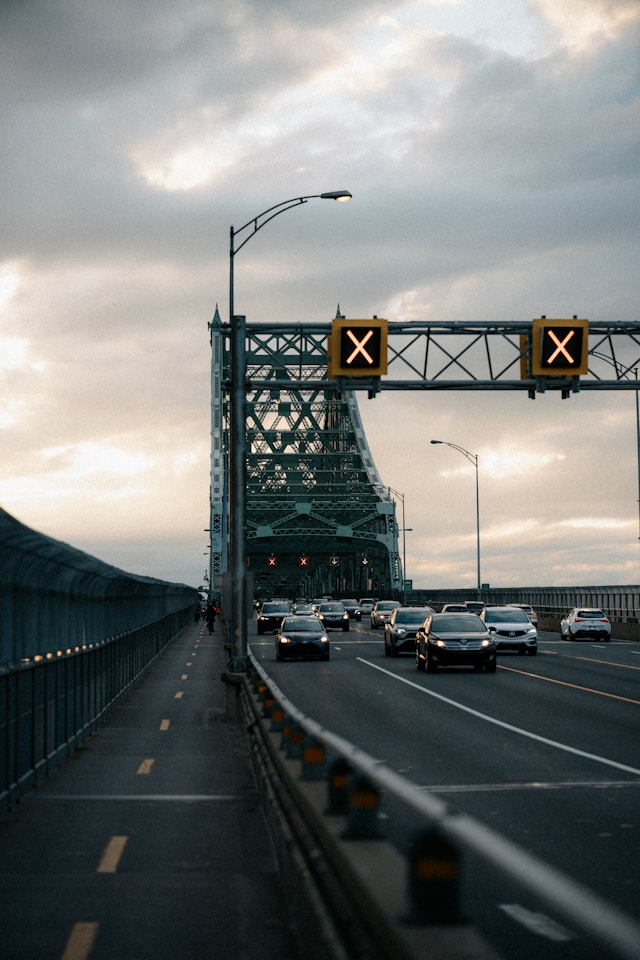
#> input picture datasets/visible/sample1_vis.jpg, 640 x 960 px; its folder holds only this picture in this run
$ python make_infrared.py
#> lines starting #> are read from the running program, lines starting #| are printed output that depends on the picture
import cv2
import os

# Input aur output folders ke path
visible_folder = "../datasets/visible"
infrared_folder = "../datasets/infrared"

os.makedirs(infrared_folder, exist_ok=True)

for filename in os.listdir(visible_folder):
    if filename.lower().endswith((".jpg", ".png", ".jpeg")):
        img_path = os.path.join(visible_folder, filename)
        img = cv2.imread(img_path)
#> img is the input picture: shape (960, 640, 3); mean B, G, R 119.1, 120.3, 116.8

        if img is None:
            print(f"Image not loaded: {filename}")
            continue

        # Step 1: Convert to grayscale (IR-like)
        gray = cv2.cvtColor(img, cv2.COLOR_BGR2GRAY)

        # Step 2: Contrast enhancement
        gray = cv2.equalizeHist(gray)
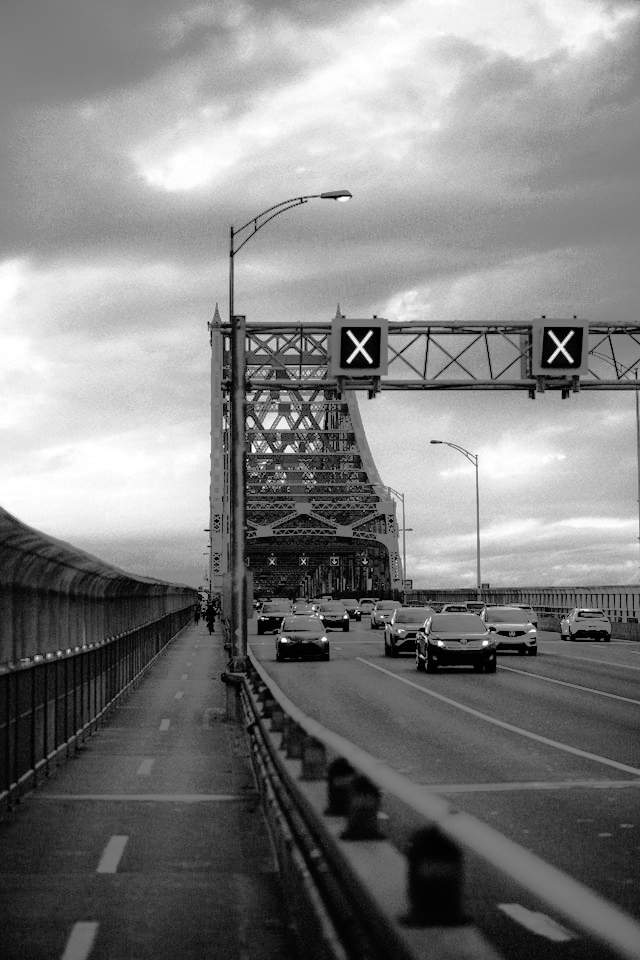
#> gray: shape (960, 640); min 0, max 255, mean 128.1

        # Step 3: Invert colors (white-hot effect)
        ir_like = cv2.bitwise_not(gray)
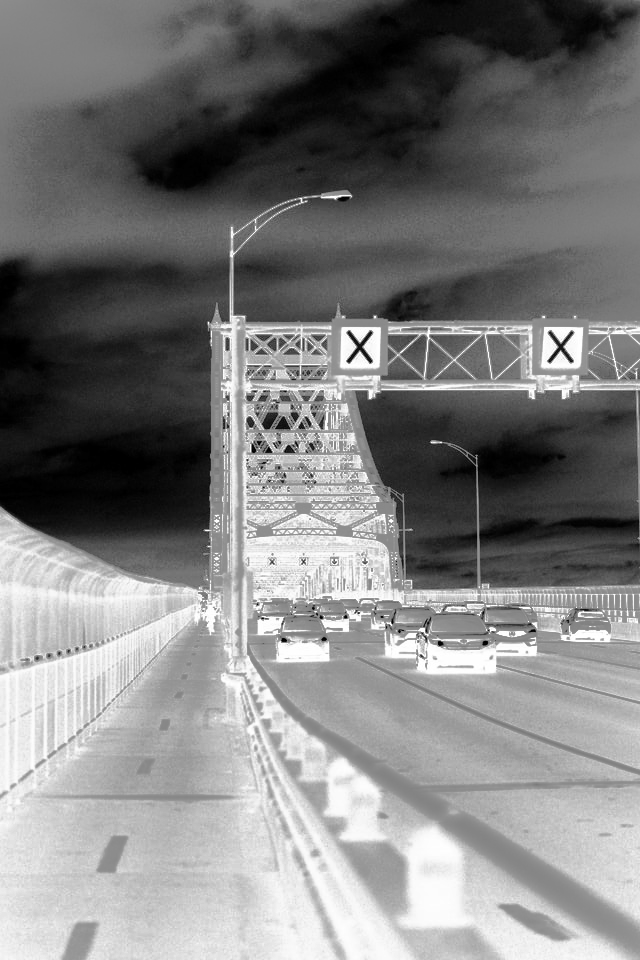
#> ir_like: shape (960, 640); min 0, max 255, mean 126.9

        # Step 4: Save grayscale IR-style image
        save_path = os.path.join(infrared_folder, f"ir_{filename}")
        cv2.imwrite(save_path, ir_like)
        print(f" Converted: {filename} → {save_path}")

print(" All visible images converted to infrared-style")

$ run again, on datasets/visible/sample5_vis.jpg
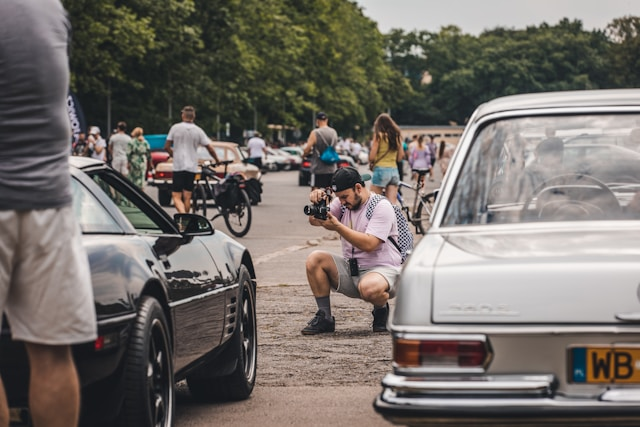
#> input picture datasets/visible/sample5_vis.jpg, 640 x 427 px
#> img is the input picture: shape (427, 640, 3); mean B, G, R 106.1, 111.4, 117.3
#> `gray = cv2.equalizeHist(gray)`:
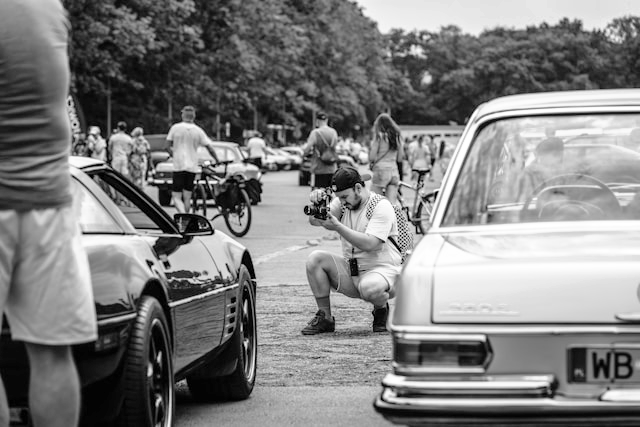
#> gray: shape (427, 640); min 0, max 255, mean 128.2
#> `ir_like = cv2.bitwise_not(gray)`:
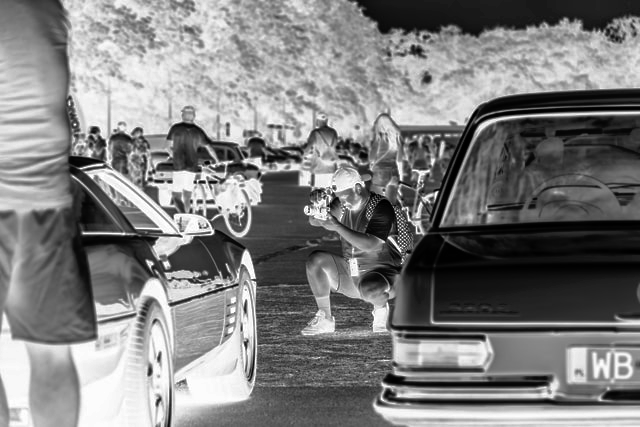
#> ir_like: shape (427, 640); min 0, max 255, mean 126.8

$ run again, on datasets/visible/sample6_vis.jpg
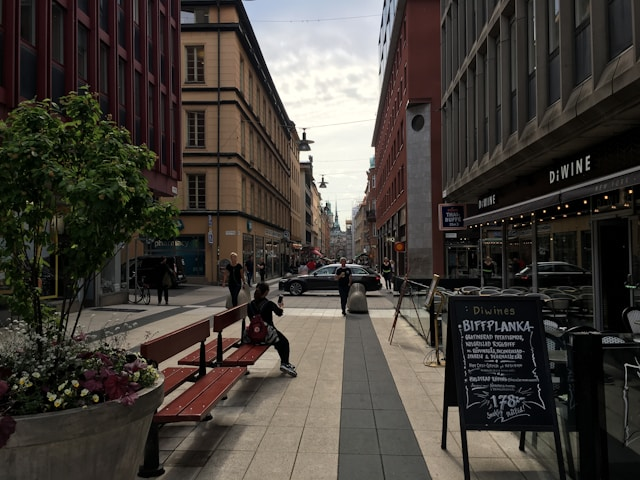
#> input picture datasets/visible/sample6_vis.jpg, 640 x 480 px
#> img is the input picture: shape (480, 640, 3); mean B, G, R 56.8, 62.5, 67.7
#> `gray = cv2.equalizeHist(gray)`:
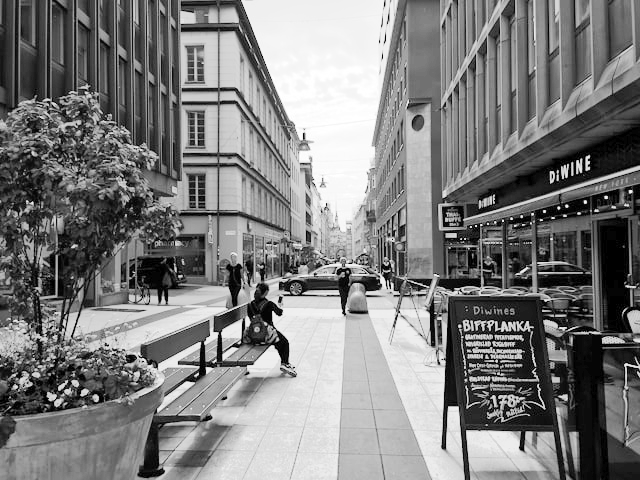
#> gray: shape (480, 640); min 0, max 255, mean 126.4
#> `ir_like = cv2.bitwise_not(gray)`:
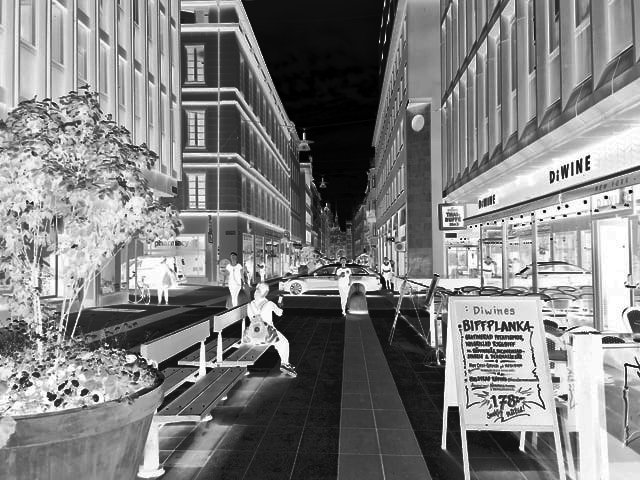
#> ir_like: shape (480, 640); min 0, max 255, mean 128.6

$ run again, on datasets/visible/sample2_vis.jpg
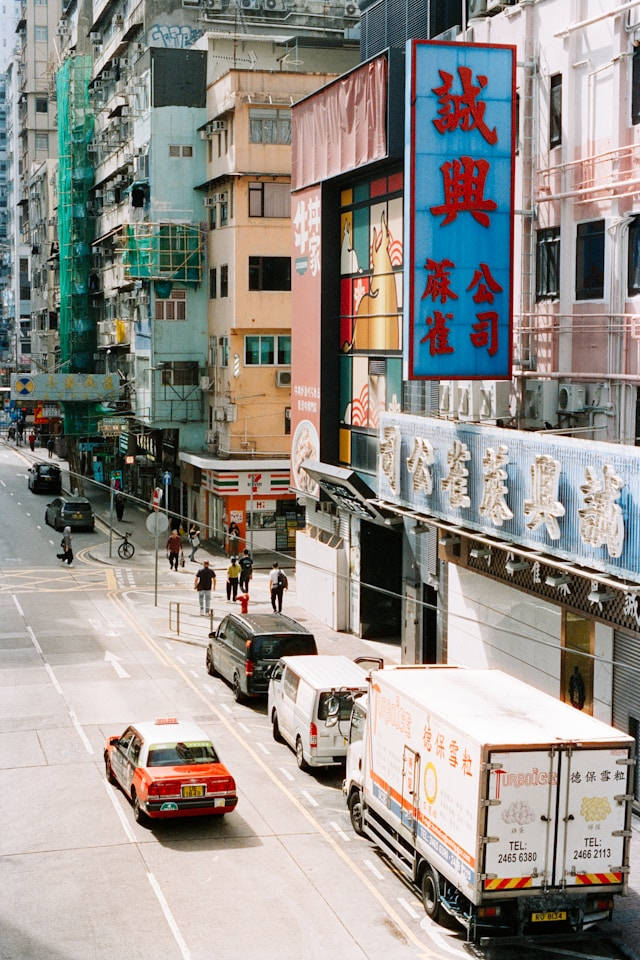
#> input picture datasets/visible/sample2_vis.jpg, 640 x 960 px
#> img is the input picture: shape (960, 640, 3); mean B, G, R 139.3, 144.5, 149.2
#> `gray = cv2.equalizeHist(gray)`:
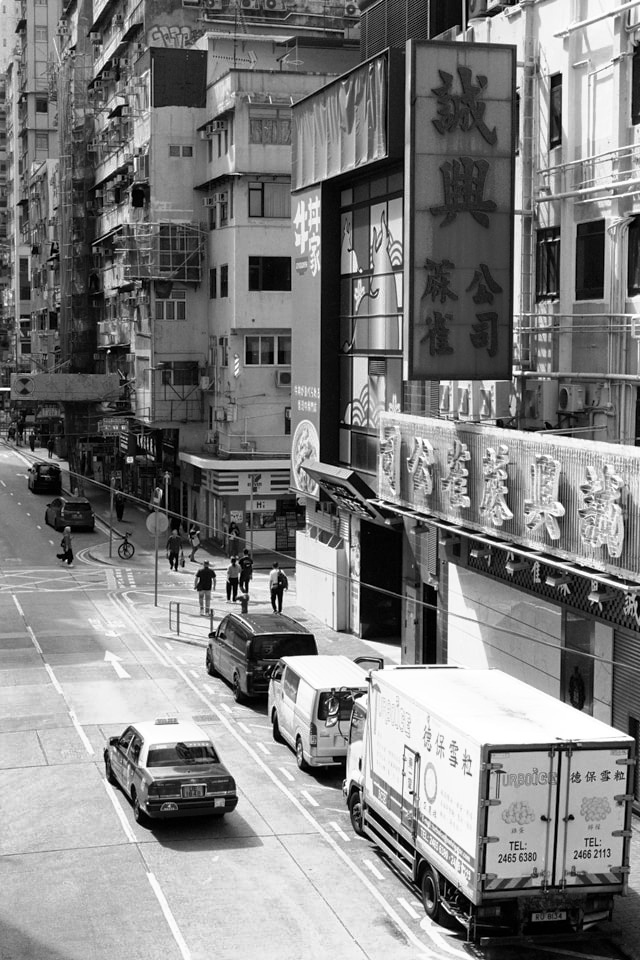
#> gray: shape (960, 640); min 0, max 255, mean 128
#> `ir_like = cv2.bitwise_not(gray)`:
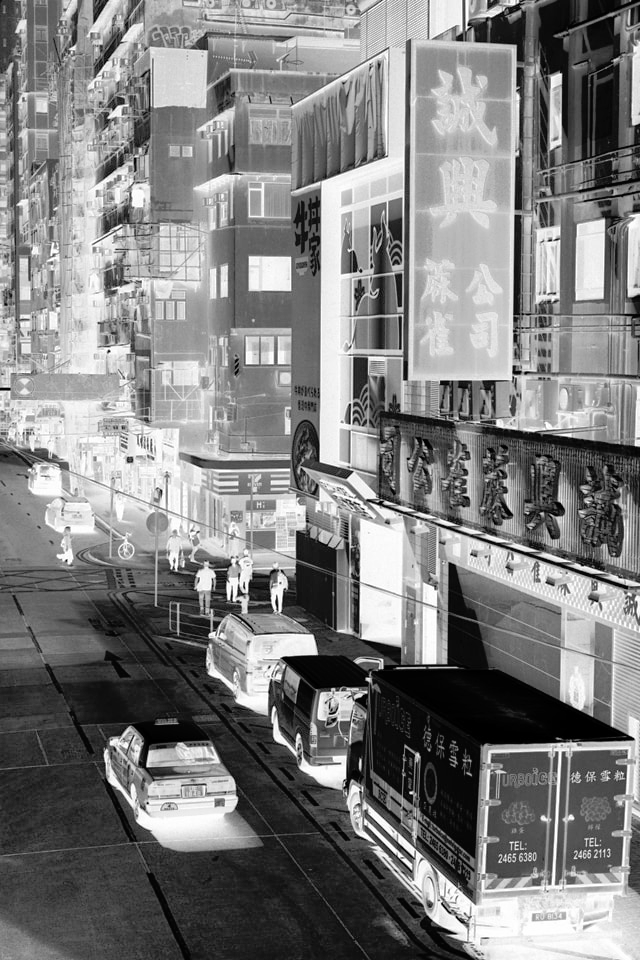
#> ir_like: shape (960, 640); min 0, max 255, mean 127

$ run again, on datasets/visible/sample3_vis.jpg
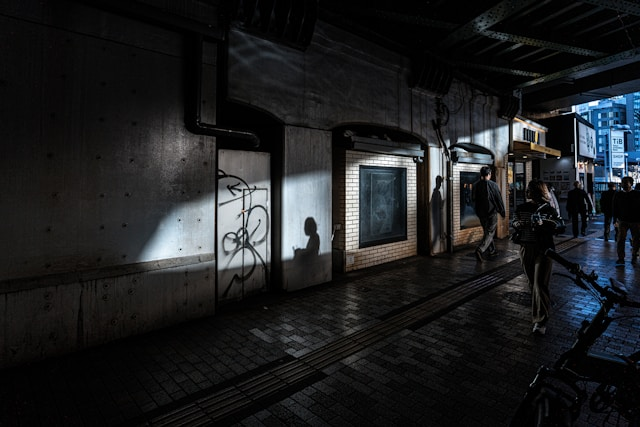
#> input picture datasets/visible/sample3_vis.jpg, 640 x 427 px
#> img is the input picture: shape (427, 640, 3); mean B, G, R 33.5, 31.9, 30.4
#> `gray = cv2.equalizeHist(gray)`:
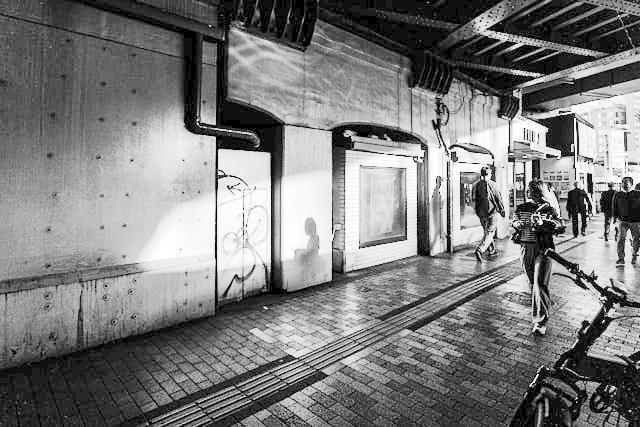
#> gray: shape (427, 640); min 0, max 255, mean 124.9
#> `ir_like = cv2.bitwise_not(gray)`:
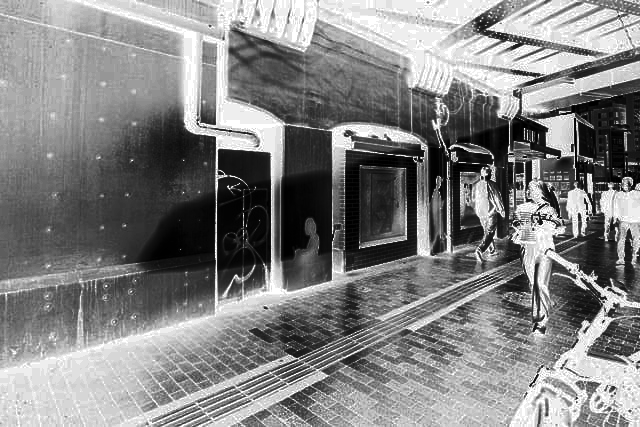
#> ir_like: shape (427, 640); min 0, max 255, mean 130.1
